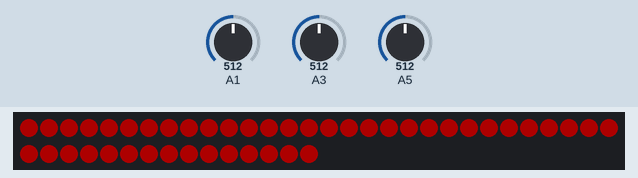
This sketch was run on a simulated Arduino Uno, built with avr-gcc and run on an emulated ATmega328P. Shown: 45 RGB LEDs in strip order, left to right, continuing on the next row. Inputs (shaded band) come from the test bench; at power-on: A5 = 512, A3 = 512, A1 = 512. Dim RGB values are drawn brighter than linear.

Above: at 1.2 s.
1.3 s: A5 set to 493
At 2.4 s:
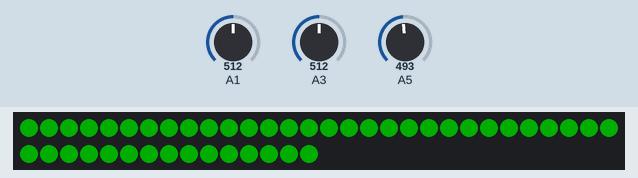
2.8 s: A3 set to 487
At 3.6 s:
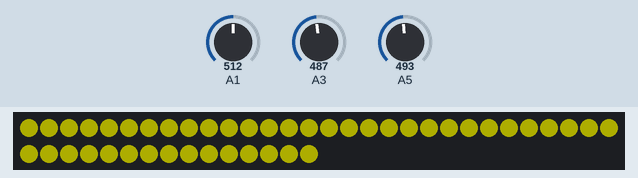
4.3 s: A1 set to 491
At 4.7 s:
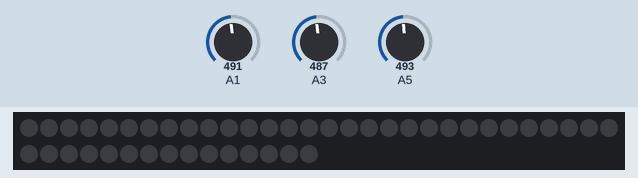
5.8 s: A1 set to 511
At 7.0 s:
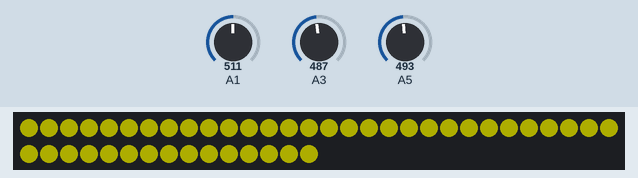
7.3 s: A1 set to 306
At 8.2 s:
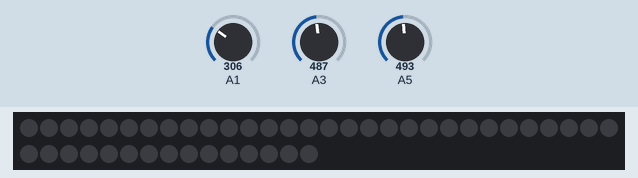
Timing chart, 0 to 9.8 s (numbered marks = the images above; inputs shaded):
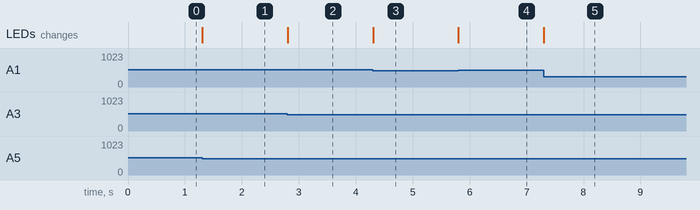

The sketch:

arduino.ino
```cpp
#include <stdint.h>
#include <Adafruit_NeoPixel.h>
#ifdef __AVR__
#include <avr/power.h>
#endif

#include "gpio_assignment.h"

#define NUM_LEDS 45
#define BRIGHTNESS 50 // Min 0, max 255

struct LightControlPins {
    bool red;
    bool green;
    bool victory;
} control_pins;
Adafruit_NeoPixel leds = Adafruit_NeoPixel(NUM_LEDS, PIN_LED_STRIP_ARDUINO, NEO_GRB + NEO_KHZ800);


void setup() {
    leds.begin();
    leds.show(); // Initialize all pixels to 'off'
}

void loop() {
    static constexpr int threshold{500};
    control_pins.red = analogRead(PIN_FROM_RPI_LED_RED) > threshold;
    control_pins.green = analogRead(PIN_FROM_RPI_LED_GREEN) > threshold;
    control_pins.victory = analogRead(PIN_FROM_RPI_LED_VICTORY) > threshold;

    if (control_pins.red) {
        setSolidColor(leds.Color(50, 0, 0));
    } else if (control_pins.green) {
        setSolidColor(leds.Color(0, 50, 0));
    } else if (control_pins.victory) {
        setSolidColor(leds.Color(50, 50, 0));
    } else {
        setSolidColor(leds.Color(0, 0, 0));
    }
}

void setSolidColor(uint32_t color) {
    for(uint16_t n = 0; n < NUM_LEDS; n++) {
        leds.setPixelColor(n, color);
    }
    leds.show();
}
```

Measured:
- the behaviour switches between 501 and 500 on A5 (found by bisection; images 0 and 1)
- the behaviour switches between 501 and 500 on A3 (found by bisection; images 1 and 2)
- the behaviour switches between 501 and 500 on A1 (found by bisection; images 2 and 3)
- after the input at 1.3 s, the LEDs: change at once (image 1)
- after the input at 2.8 s, the LEDs: change at once (image 2)
- after the input at 4.3 s, the LEDs: change at once (image 3)
- after the input at 5.8 s, the LEDs: change at once (image 4)
- after the input at 7.3 s, the LEDs: change at once (image 5)
